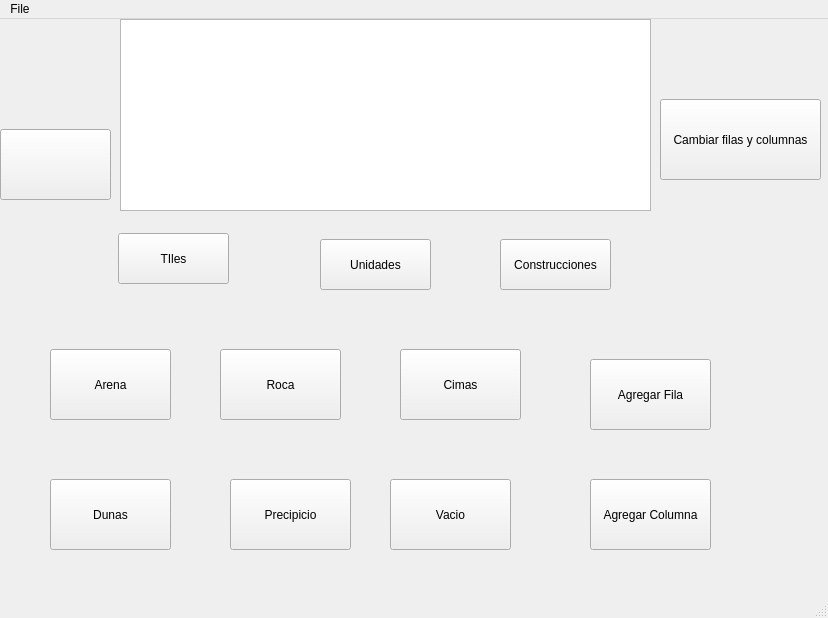
<?xml version="1.0" encoding="UTF-8"?>
<ui version="4.0">
 <class>MainWindow</class>
 <widget class="QMainWindow" name="MainWindow">
  <property name="geometry">
   <rect>
    <x>0</x>
    <y>0</y>
    <width>828</width>
    <height>618</height>
   </rect>
  </property>
  <property name="windowTitle">
   <string>MainWindow</string>
  </property>
  <widget class="QWidget" name="centralwidget">
   <widget class="QGraphicsView" name="graphicsView">
    <property name="geometry">
     <rect>
      <x>120</x>
      <y>0</y>
      <width>531</width>
      <height>192</height>
     </rect>
    </property>
   </widget>
   <widget class="QPushButton" name="button_mute">
    <property name="geometry">
     <rect>
      <x>0</x>
      <y>110</y>
      <width>111</width>
      <height>71</height>
     </rect>
    </property>
    <property name="text">
     <string/>
    </property>
    <property name="icon">
     <iconset resource="resources/my_resources.qrc">
      <normaloff>:/resources/mute_icon.png</normaloff>:/resources/mute_icon.png</iconset>
    </property>
    <property name="iconSize">
     <size>
      <width>32</width>
      <height>32</height>
     </size>
    </property>
   </widget>
   <widget class="QStackedWidget" name="stackedWidget">
    <property name="geometry">
     <rect>
      <x>0</x>
      <y>290</y>
      <width>811</width>
      <height>301</height>
     </rect>
    </property>
    <widget class="QWidget" name="page_tiles">
     <widget class="QPushButton" name="button_roca">
      <property name="geometry">
       <rect>
        <x>220</x>
        <y>40</y>
        <width>121</width>
        <height>71</height>
       </rect>
      </property>
      <property name="text">
       <string>Roca</string>
      </property>
      <property name="icon">
       <iconset resource="resources/my_resources.qrc">
        <normaloff>:/resources/tile_roca.png</normaloff>:/resources/tile_roca.png</iconset>
      </property>
     </widget>
     <widget class="QPushButton" name="button_arena">
      <property name="geometry">
       <rect>
        <x>50</x>
        <y>40</y>
        <width>121</width>
        <height>71</height>
       </rect>
      </property>
      <property name="text">
       <string>Arena</string>
      </property>
      <property name="icon">
       <iconset resource="resources/my_resources.qrc">
        <normaloff>:/resources/tile_arena.png</normaloff>:/resources/tile_arena.png</iconset>
      </property>
      <property name="iconSize">
       <size>
        <width>16</width>
        <height>16</height>
       </size>
      </property>
     </widget>
     <widget class="QPushButton" name="button_cimas">
      <property name="geometry">
       <rect>
        <x>400</x>
        <y>40</y>
        <width>121</width>
        <height>71</height>
       </rect>
      </property>
      <property name="text">
       <string>Cimas</string>
      </property>
      <property name="icon">
       <iconset resource="resources/my_resources.qrc">
        <normaloff>:/resources/tile_cimas.png</normaloff>:/resources/tile_cimas.png</iconset>
      </property>
     </widget>
     <widget class="QPushButton" name="button_dunas">
      <property name="geometry">
       <rect>
        <x>50</x>
        <y>170</y>
        <width>121</width>
        <height>71</height>
       </rect>
      </property>
      <property name="text">
       <string>Dunas</string>
      </property>
      <property name="icon">
       <iconset resource="resources/my_resources.qrc">
        <normaloff>:/resources/tile_dunas.png</normaloff>:/resources/tile_dunas.png</iconset>
      </property>
     </widget>
     <widget class="QPushButton" name="button_precipicio">
      <property name="geometry">
       <rect>
        <x>230</x>
        <y>170</y>
        <width>121</width>
        <height>71</height>
       </rect>
      </property>
      <property name="text">
       <string>Precipicio</string>
      </property>
      <property name="icon">
       <iconset resource="resources/my_resources.qrc">
        <normaloff>:/resources/tile_precipicio.png</normaloff>:/resources/tile_precipicio.png</iconset>
      </property>
     </widget>
     <widget class="QPushButton" name="button_vacio">
      <property name="geometry">
       <rect>
        <x>390</x>
        <y>170</y>
        <width>121</width>
        <height>71</height>
       </rect>
      </property>
      <property name="text">
       <string>Vacio</string>
      </property>
      <property name="icon">
       <iconset resource="resources/my_resources.qrc">
        <normaloff>:/resources/tile_vacio.jpg</normaloff>:/resources/tile_vacio.jpg</iconset>
      </property>
     </widget>
     <widget class="QPushButton" name="button_columna">
      <property name="geometry">
       <rect>
        <x>590</x>
        <y>170</y>
        <width>121</width>
        <height>71</height>
       </rect>
      </property>
      <property name="text">
       <string>Agregar Columna</string>
      </property>
     </widget>
     <widget class="QPushButton" name="button_agregar_fila">
      <property name="geometry">
       <rect>
        <x>590</x>
        <y>50</y>
        <width>121</width>
        <height>71</height>
       </rect>
      </property>
      <property name="text">
       <string>Agregar Fila</string>
      </property>
     </widget>
    </widget>
    <widget class="QWidget" name="page_unidades"/>
    <widget class="QWidget" name="page_construcciones"/>
   </widget>
   <widget class="QPushButton" name="button_tiles">
    <property name="geometry">
     <rect>
      <x>118</x>
      <y>214</y>
      <width>111</width>
      <height>51</height>
     </rect>
    </property>
    <property name="text">
     <string>TIles</string>
    </property>
   </widget>
   <widget class="QPushButton" name="button_unidades">
    <property name="geometry">
     <rect>
      <x>320</x>
      <y>220</y>
      <width>111</width>
      <height>51</height>
     </rect>
    </property>
    <property name="text">
     <string>Unidades</string>
    </property>
   </widget>
   <widget class="QPushButton" name="button_construcciones">
    <property name="geometry">
     <rect>
      <x>500</x>
      <y>220</y>
      <width>111</width>
      <height>51</height>
     </rect>
    </property>
    <property name="text">
     <string>Construcciones</string>
    </property>
   </widget>
   <widget class="QPushButton" name="button_cambiar_forma">
    <property name="geometry">
     <rect>
      <x>660</x>
      <y>80</y>
      <width>161</width>
      <height>81</height>
     </rect>
    </property>
    <property name="text">
     <string>Cambiar filas y columnas</string>
    </property>
   </widget>
  </widget>
  <widget class="QMenuBar" name="menubar">
   <property name="geometry">
    <rect>
     <x>0</x>
     <y>0</y>
     <width>828</width>
     <height>22</height>
    </rect>
   </property>
   <widget class="QMenu" name="menuFile">
    <property name="title">
     <string>File</string>
    </property>
    <addaction name="actionSave"/>
    <addaction name="actionLoadd"/>
   </widget>
   <addaction name="menuFile"/>
  </widget>
  <widget class="QStatusBar" name="statusbar"/>
  <action name="actionSave">
   <property name="text">
    <string>Save</string>
   </property>
  </action>
  <action name="actionLoadd">
   <property name="text">
    <string>Load</string>
   </property>
  </action>
 </widget>
 <resources>
  <include location="resources/my_resources.qrc"/>
 </resources>
 <connections/>
</ui>
